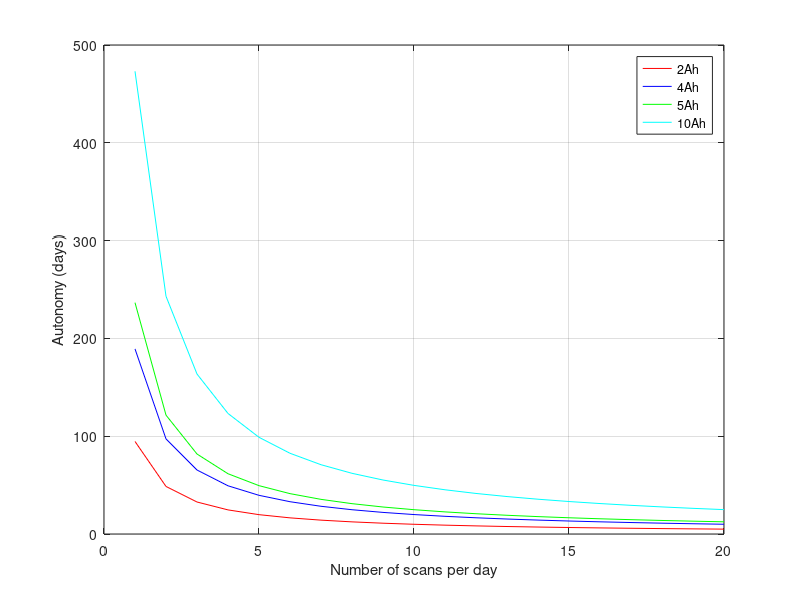

The MATLAB source for this figure:
clear all;
clc;

pir = 0;
ble_receive = 0.120;
lora_transmit = 0.120;
deep_sleep = 48e-6;

tempo_rx = 12.5;
tempo_tx = 12.5;
tempo_ativo_rx = tempo_rx/3600;
tempo_ativo_tx = tempo_tx/3600;
tempo_ativo = tempo_ativo_rx + tempo_ativo_tx;

i = 1;

bateria = 2
for k = 1:1:20
    consumo_pir = pir*24;
    consumo_lora_tx(k) = lora_transmit*24*tempo_ativo_tx*k;
    consumo_lora_rx(k) = ble_receive*24*tempo_ativo_tx*k;
    consumo_lora_deep = deep_sleep*24*(1-2*tempo_ativo);
    
    consumo_total_deep = consumo_pir+consumo_lora_rx+consumo_lora_tx+consumo_lora_deep;
    
 end
    
autonomia_deep2 = bateria./consumo_total_deep;

k1 = 1:1:20;
figure(1)
plot(k1,autonomia_deep2,'r');
hold on
bateria2 = 4
for k = 1:1:20
    consumo_pir = pir*24;
    consumo_lora_tx(k) = lora_transmit*24*tempo_ativo_tx*k;
    consumo_lora_rx(k) = ble_receive*24*tempo_ativo_tx*k;
    consumo_lora_deep = deep_sleep*24*(1-2*tempo_ativo);
    
    consumo_total_deep = consumo_pir+consumo_lora_rx+consumo_lora_tx+consumo_lora_deep;
    
 end
    
autonomia_deep4 = bateria2./consumo_total_deep;
k2 = 1:1:20;
plot(k2,autonomia_deep4,'b');
hold on

bateria5 = 5;
for k = 1:1:20
    consumo_pir = pir*24;
    consumo_lora_tx(k) = lora_transmit*24*tempo_ativo_tx*k;
    consumo_lora_rx(k) = ble_receive*24*tempo_ativo_tx*k;
    consumo_lora_deep = deep_sleep*24*(1-2*tempo_ativo);
    
    consumo_total_deep = consumo_pir+consumo_lora_rx+consumo_lora_tx+consumo_lora_deep;
    
 end
    
autonomia_deep5 = bateria5./consumo_total_deep;

k3 = 1:1:20;
figure(1)
plot(k3,autonomia_deep5,'g');
hold on

bateria10 = 10;
for k = 1:1:20
    consumo_pir = pir*24;
    consumo_lora_tx(k) = lora_transmit*24*tempo_ativo_tx*k;
    consumo_lora_rx(k) = ble_receive*24*tempo_ativo_tx*k;
    consumo_lora_deep = deep_sleep*24*(1-2*tempo_ativo);
    
    consumo_total_deep = consumo_pir+consumo_lora_rx+consumo_lora_tx+consumo_lora_deep;
    
 end
    
autonomia_deep10 = bateria10./consumo_total_deep;

k4 = 1:1:20;
figure(1)
plot(k4,autonomia_deep10,'c');
%yticks([128 500 1000 1500 2000 2500 3000 3500 4000 4500 5000 5500 6000]);
%yticklabels({'128', '500', '1000', '1500', '2000', '2500', '3000', '3500', '4000', '4500', '5000', '5500', '6000'});
hold off
legend("2Ah","4Ah","5Ah","10Ah" );
grid on
%title("Consumo Lopy4 com diferentes baterias")
ylabel("Autonomy (days)");
xlabel("Number of scans per day");